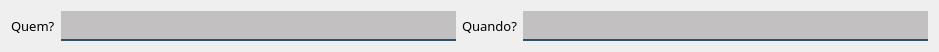
                  <widget class="QWidget" name="layoutWidget_15">
                   <property name="geometry">
                    <rect>
                     <x>152</x>
                     <y>433</y>
                     <width>922</width>
                     <height>40</height>
                    </rect>
                   </property>
                   <layout class="QHBoxLayout" name="horizontalLayout_28">
                    <item>
                     <layout class="QHBoxLayout" name="horizontalLayout_30">
                      <item>
                       <widget class="QLabel" name="label_90">
                        <property name="font">
                         <font>
                          <family>Reem Kufi</family>
                          <pointsize>10</pointsize>
                          <bold>false</bold>
                         </font>
                        </property>
                        <property name="styleSheet">
                         <string notr="true">color: rgb(0,0,0);</string>
                        </property>
                        <property name="text">
                         <string>Quem?</string>
                        </property>
                       </widget>
                      </item>
                      <item>
                       <widget class="QLineEdit" name="txt_pessoas_4">
                        <property name="enabled">
                         <bool>false</bool>
                        </property>
                        <property name="minimumSize">
                         <size>
                          <width>395</width>
                          <height>0</height>
                         </size>
                        </property>
                        <property name="font">
                         <font>
                          <family>Reem Kufi</family>
                         </font>
                        </property>
                        <property name="styleSheet">
                         <string notr="true">background-color: rgba(10,0,0,50);
border:2px solid rgba(0,0,0,0);
border-bottom-color:rgba(46,82,101,255);
color:rgb(0,0,0);
padding-bottom:7px</string>
                        </property>
                       </widget>
                      </item>
                     </layout>
                    </item>
                    <item>
                     <layout class="QHBoxLayout" name="horizontalLayout_31">
                      <item>
                       <widget class="QLabel" name="label_91">
                        <property name="font">
                         <font>
                          <family>Reem Kufi</family>
                          <pointsize>10</pointsize>
                          <bold>false</bold>
                         </font>
                        </property>
                        <property name="styleSheet">
                         <string notr="true">color: rgb(0,0,0);</string>
                        </property>
                        <property name="text">
                         <string>Quando?</string>
                        </property>
                       </widget>
                      </item>
                      <item>
                       <widget class="QLineEdit" name="txt_pessoas_5">
                        <property name="enabled">
                         <bool>false</bool>
                        </property>
                        <property name="minimumSize">
                         <size>
                          <width>405</width>
                          <height>0</height>
                         </size>
                        </property>
                        <property name="font">
                         <font>
                          <family>Reem Kufi</family>
                         </font>
                        </property>
                        <property name="styleSheet">
                         <string notr="true">background-color: rgba(10,0,0,50);
border:2px solid rgba(0,0,0,0);
border-bottom-color:rgba(46,82,101,255);
color:rgb(0,0,0);
padding-bottom:7px</string>
                        </property>
                       </widget>
                      </item>
                     </layout>
                    </item>
                   </layout>
                  </widget>
